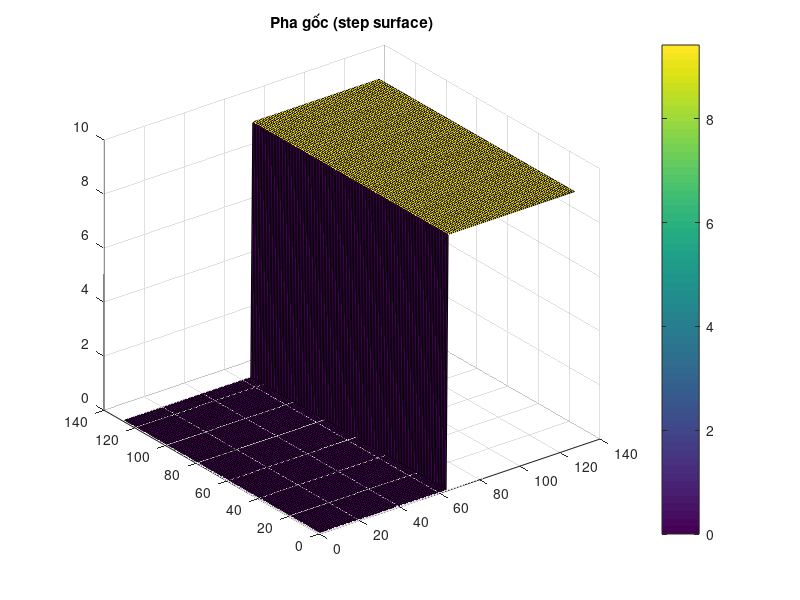
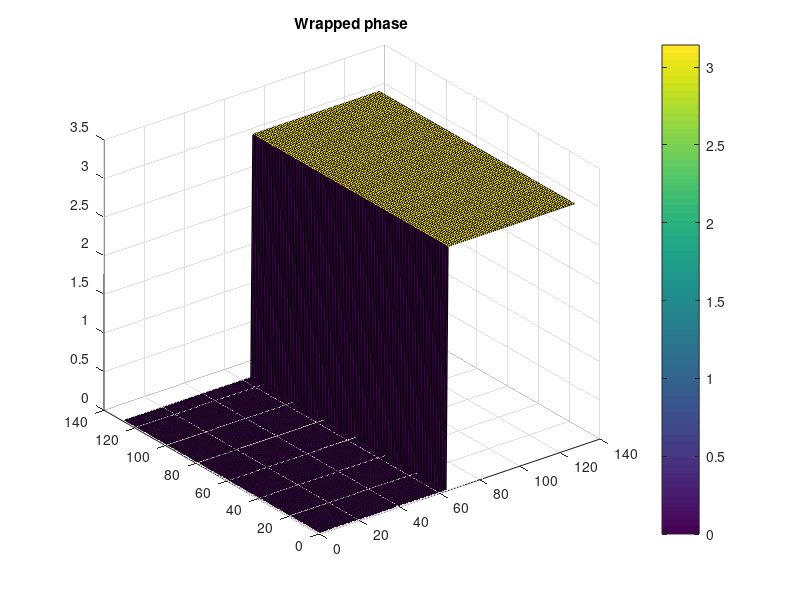
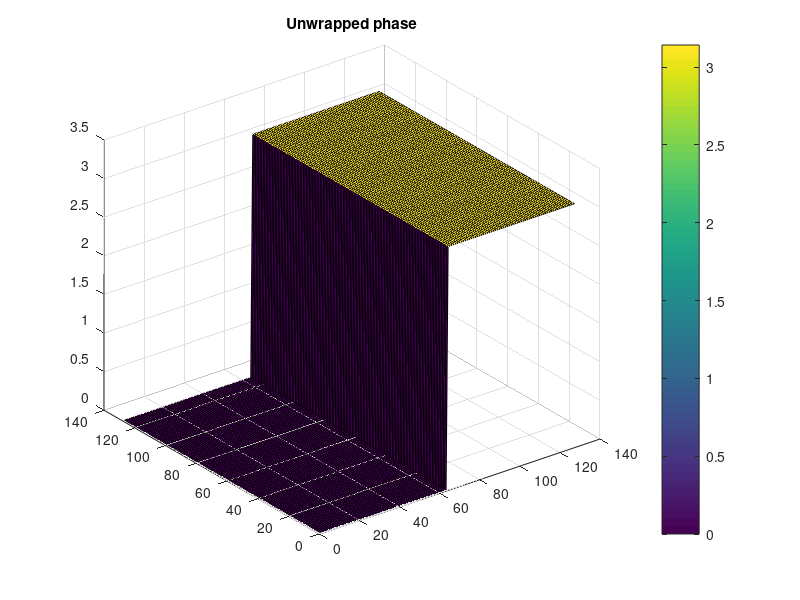

Here is the MATLAB script that generated these plots, in order:
clc; clear; close all;
% Kích thước ảnh
N = 128;
[X, Y] = meshgrid(1:N, 1:N);

% Tạo bề mặt bậc step: một nửa có giá trị 0, một nửa có giá trị pi
Z = zeros(N);
Z(:, 1:N/2) = 0;
Z(:, N/2+1:end) = 3*pi;  % Bước nhảy đột ngột tại giữa ảnh

% Mô phỏng pha bị wrap (gói) về [-pi, pi]
wrapped_phase = angle(exp(1i * Z));

% Unwrap pha bằng hàm unwrap 2D (dùng unwrap theo từng hàng và cột)
unwrapped_phase = unwrap(unwrap(wrapped_phase, [], 1), [], 2);

% Hiển thị kết quả
figure;
surf(Z);
colorbar; title('Pha gốc (step surface)');

figure;surf(wrapped_phase);
colorbar; title('Wrapped phase');

figure; surf(unwrapped_phase);
colorbar; title('Unwrapped phase');
